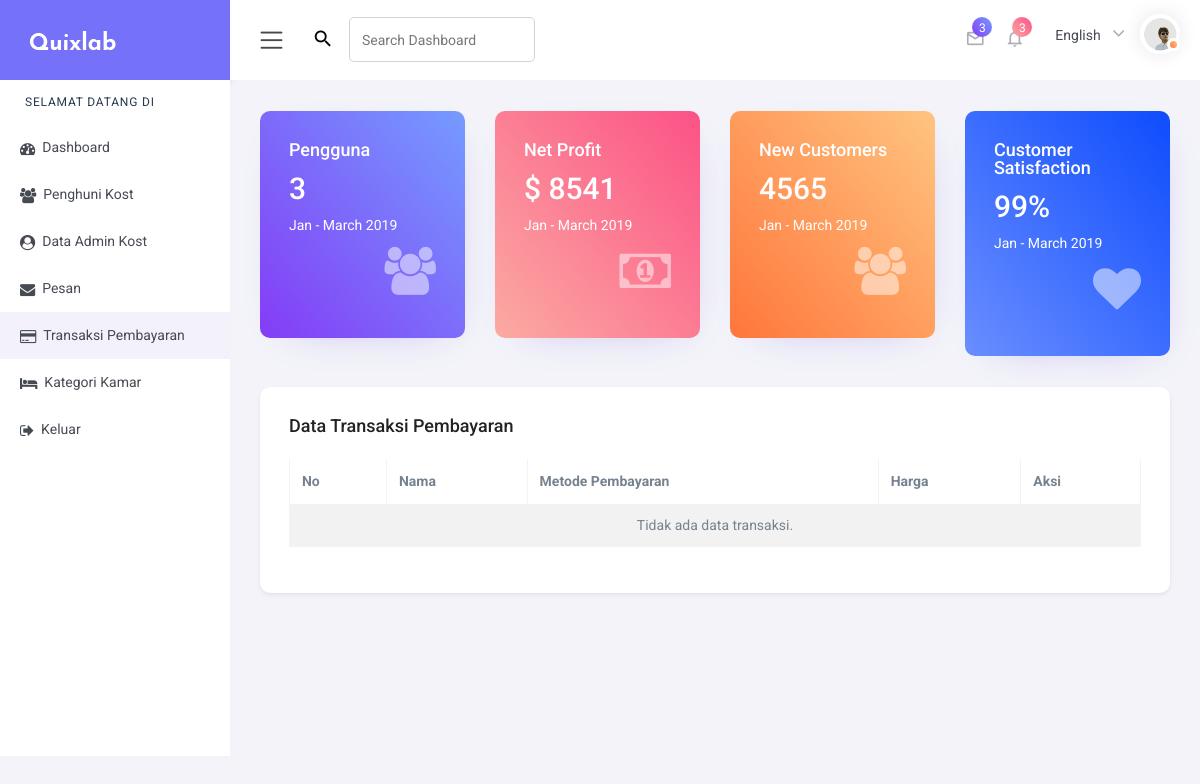
Before: /addTransaksi2.php with the older database file.
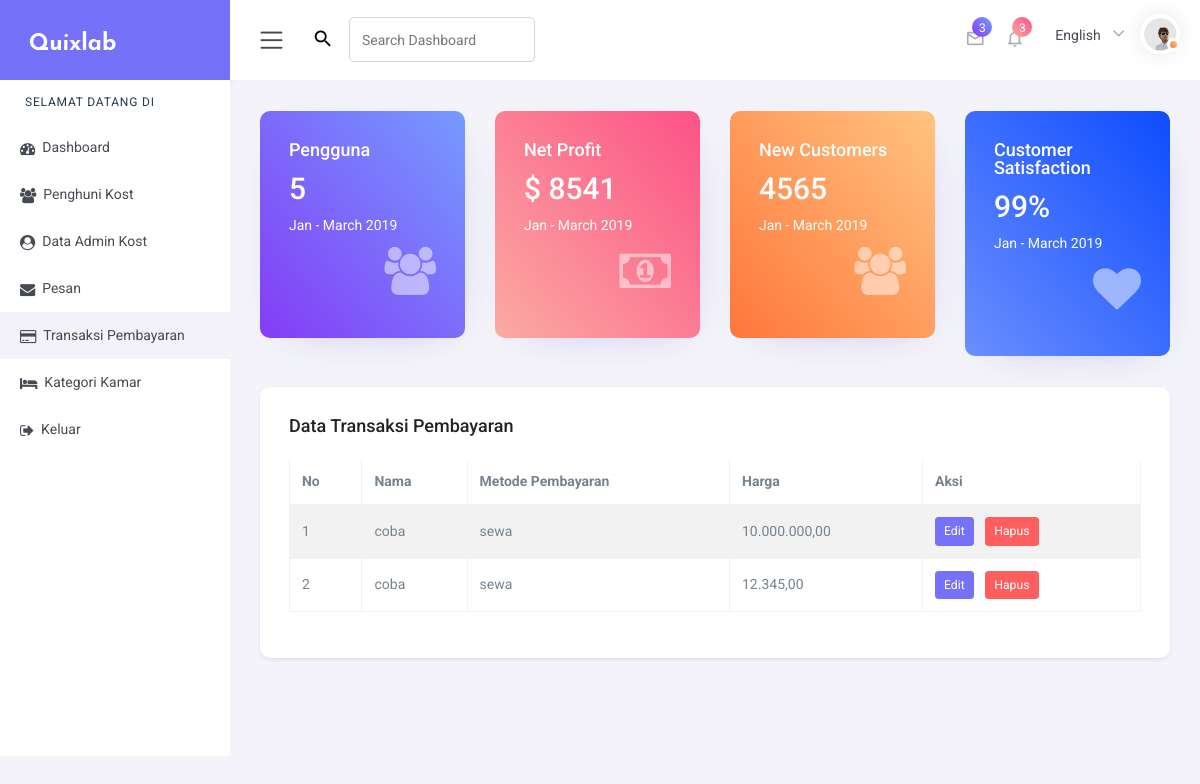
After: the same page with the newer database file.
### tables this page shows
CREATE TABLE `transaksi_222271` (
  `id_222271` int(11) NOT NULL,
  `penghuni_id_222271` int(11) NOT NULL,
  `id_kamar_222271` int(11) DEFAULT NULL,
  `tanggal_transaksi_222271` date NOT NULL,
  `nama_222271` varchar(200) NOT NULL,
  `jenis_transaksi_222271` enum('sewa','deposit','biaya tambahan') NOT NULL,
  `jumlah_222271` decimal(10,2) NOT NULL
);

CREATE TABLE `penyewaan_kos_222271` (
  `id_222271` int(11) NOT NULL,
  `id_kamar_222271` int(11) DEFAULT NULL,
  `nama_222271` varchar(100) DEFAULT NULL,
  `email_222271` varchar(100) DEFAULT NULL,
  `telepon_222271` varchar(20) DEFAULT NULL,
  `alamat_222271` text DEFAULT NULL,
  `metode_pembayaran_222271` varchar(50) DEFAULT NULL,
  `harga_222271` decimal(10,2) DEFAULT NULL
);

### config/fungsi.php (called while the page is built, shortened)
<?php
$db = mysqli_connect('localhost', 'root', '', '222271_royandi');
function query($query)
{
    global $db;
    $result = mysqli_query($db, $query);
    $rows = [];
    while ($row = mysqli_fetch_assoc($result)) {
        $rows[] = $row;
    }
    return $rows;
}

### addTransaksi2.php (the view, shortened to what the changed rows need)
<?php
require 'config/fungsi.php';
$totalPenghuniQuery = query("SELECT COUNT(*) AS total FROM pengguna_222271");
$totalPenghuni = isset($totalPenghuniQuery[0]['total']) ? $totalPenghuniQuery[0]['total'] : 0;
$rowsTransaksi = query("SELECT t.*, p.nama_222271
                        FROM transaksi_222271 t
                        JOIN penyewaan_kos_222271 p ON t.penghuni_id_222271 = p.id_222271");
?>
<!DOCTYPE html>
<html lang="en">
<head>
    <link href="main/css/pignose.calendar.min.css" rel="stylesheet" />
    <link rel="stylesheet" href="main/css/chartist.min.css" />
    <link rel="stylesheet" href="css/chartist-plugin-tooltip.css" />
    <link href="main/css/style.css" rel="stylesheet" />
</head>
<body>
    <div id="main-wrapper">
        <div class="content-body">
            <div class="container-fluid mt-3">
                <div class="row">
                    <div class="col-lg-3 col-sm-6">
                        <div class="card gradient-1">
                            <div class="card-body">
                                <div class="d-inline-block">
                                    <h2 class="numbers text-white"><?php echo $totalPenghuni; ?></h2>
                                    <p class="text-white mb-0">Jan - March 2019</p>
                                </div>
                            </div>
                        </div>
                    </div>
                    <div class="col-lg-3 col-sm-6">
                        <div class="card gradient-2">
                            <div class="card-body">
                                <div class="d-inline-block">
                                    <h2 class="text-white">$ 8541</h2>
                                </div>
                            </div>
                        </div>
                    </div>
                    <div class="col-lg-3 col-sm-6">
                        <div class="card gradient-3">
                            <div class="card-body">
                                <div class="d-inline-block">
                                    <h2 class="text-white">4565</h2>
                                </div>
                            </div>
                        </div>
                    </div>
                    <div class="col-lg-3 col-sm-6">
                        <div class="card gradient-4">
                            <div class="card-body">
                                <div class="d-inline-block">
                                    <h2 class="text-white">99%</h2>
                                </div>
                            </div>
                        </div>
                    </div>
                </div>
                <div class="row">
                    <div class="col-lg-12">
                        <div class="card shadow-sm">
                            <div class="card-body">
                                <div class="active-member">
                                    <div class="table-responsive">
                                        <table class="table table-striped table-bordered table-hover">
                                            <thead>
                                                <tr>
                                                    <th>No</th>
                                                    <th>Nama</th>
                                                    <th>Metode Pembayaran</th>
                                                    <th>Harga</th>
                                                    <th>Aksi</th>
                                                </tr>
                                            </thead>
                                            <tbody>
                                                <?php
                                                if ($rowsTransaksi) {
                                                    $index = 1;
                                                    foreach ($rowsTransaksi as $row) {
                                                ?>
                                                        <tr>
                                                            <td><?php echo $index++; ?></td>
                                                            <td><?php echo htmlspecialchars($row['nama_222271']); ?></td>
                                                            <td><?php echo htmlspecialchars($row['jenis_transaksi_222271']); ?></td>
                                                            <td><?php echo number_format($row['jumlah_222271'], 2, ',', '.'); ?></td>
                                                            <td>
                                                                <button class="btn btn-primary btn-sm mr-2">Edit</button>
                                                                <button class="btn btn-danger btn-sm">Hapus</button>
                                                            </td>
                                                        </tr>
                                                <?php
                                                    }
                                                } else {
                                                    echo "<tr><td colspan='5' class='text-center'>Tidak ada data transaksi.</td></tr>";
                                                }
                                                ?>
                                            </tbody>
                                        </table>
                                    </div>
                                </div>
                            </div>
                        </div>
                    </div>
                </div>
            </div>
</body>
</html>

Changed rows visible on the page:
added transaksi_222271: penyewaan_kos_222271.nama_222271 "coba", jenis_transaksi_222271 "sewa", jumlah_222271 "10.000.000,00"
added transaksi_222271: penyewaan_kos_222271.nama_222271 "coba", jenis_transaksi_222271 "sewa", jumlah_222271 "12.345,00"
Other visible differences:
$totalPenghuni: "3" → "5"
text no longer shown: "Tidak ada data transaksi."
